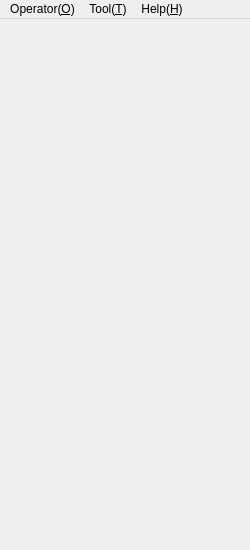
<?xml version="1.0" encoding="UTF-8"?>
<ui version="4.0">
 <class>MainWindow</class>
 <widget class="QMainWindow" name="MainWindow">
  <property name="geometry">
   <rect>
    <x>0</x>
    <y>0</y>
    <width>250</width>
    <height>550</height>
   </rect>
  </property>
  <property name="sizePolicy">
   <sizepolicy hsizetype="Expanding" vsizetype="Expanding">
    <horstretch>0</horstretch>
    <verstretch>0</verstretch>
   </sizepolicy>
  </property>
  <property name="windowTitle">
   <string>RabbitIm</string>
  </property>
  <widget class="QWidget" name="centralWidget">
   <property name="sizePolicy">
    <sizepolicy hsizetype="Expanding" vsizetype="Expanding">
     <horstretch>0</horstretch>
     <verstretch>0</verstretch>
    </sizepolicy>
   </property>
   <layout class="QGridLayout" name="gridLayout"/>
  </widget>
  <widget class="QMenuBar" name="menuBar">
   <property name="geometry">
    <rect>
     <x>0</x>
     <y>0</y>
     <width>250</width>
     <height>28</height>
    </rect>
   </property>
   <widget class="QMenu" name="menuOperator_O">
    <property name="title">
     <string>Operator(&amp;O)</string>
    </property>
    <addaction name="separator"/>
   </widget>
   <widget class="QMenu" name="menuHelp_H">
    <property name="title">
     <string>Help(&amp;H)</string>
    </property>
    <addaction name="actionAbout_A"/>
    <addaction name="actionUpdate"/>
   </widget>
   <widget class="QMenu" name="menuTool_T">
    <property name="title">
     <string>Tool(&amp;T)</string>
    </property>
    <addaction name="actionScan_qrencode_S"/>
    <addaction name="actionOptions_O"/>
   </widget>
   <addaction name="menuOperator_O"/>
   <addaction name="menuTool_T"/>
   <addaction name="menuHelp_H"/>
  </widget>
  <action name="actionAbout_A">
   <property name="icon">
    <iconset resource="../Resource/Resource.qrc">
     <normaloff>:/icon/Information</normaloff>:/icon/Information</iconset>
   </property>
   <property name="text">
    <string>About(&amp;A)</string>
   </property>
  </action>
  <action name="actionEnglish_E">
   <property name="text">
    <string>English(&amp;E)</string>
   </property>
  </action>
  <action name="actionChinese_C">
   <property name="text">
    <string>Chinese(&amp;C)</string>
   </property>
  </action>
  <action name="actionOptions_O">
   <property name="icon">
    <iconset resource="../Resource/Resource.qrc">
     <normaloff>:/icon/Options</normaloff>:/icon/Options</iconset>
   </property>
   <property name="text">
    <string>Options(&amp;O)</string>
   </property>
  </action>
  <action name="actionScan_qrencode_S">
   <property name="icon">
    <iconset resource="../Resource/Resource.qrc">
     <normaloff>:/icon/Scan</normaloff>:/icon/Scan</iconset>
   </property>
   <property name="text">
    <string>Scan QR code(&amp;S)</string>
   </property>
  </action>
  <action name="actionUpdate">
   <property name="text">
    <string>Update</string>
   </property>
  </action>
 </widget>
 <layoutdefault spacing="6" margin="11"/>
 <resources>
  <include location="../Resource/Resource.qrc"/>
 </resources>
 <connections/>
</ui>
